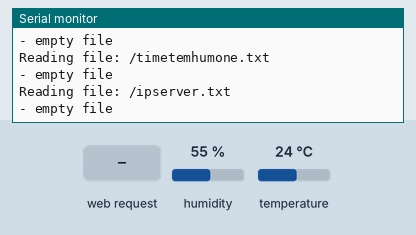
Recording of a sketch running on a simulated ESP8266 (NodeMCU). Parts: the last lines printed to the serial monitor. The inputs (shaded band) are chosen by the test bench; at power-on: humidity 55 %, temperature 24 °C. WiFi joins after 1.5 s; servers stay silent unless stated; uploads are accepted with an empty reply; storage starts empty.

Above: at 3.2 s.
3.3 s: HTTP request GET /get received
At 4.1 s:
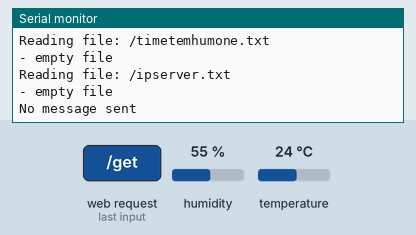
8.6 s: humidity set to 22 %
At 9.6 s:
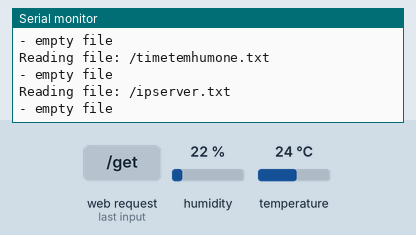
10.1 s: temperature set to 12 °C
11.6 s: humidity set to 40 %
At 12.51 s:
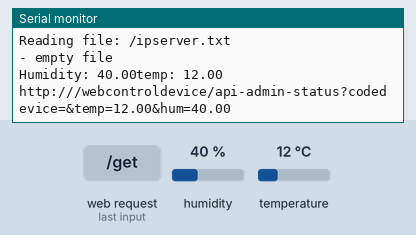

The sketch:

esp8266.ino
```cpp
#include <Arduino.h>
#include <ESP8266WiFi.h>
#include <WiFiClient.h>
#include <ESP8266HTTPClient.h>
#include <ESPAsyncTCP.h>
#include <Hash.h>
#include <FS.h>
#include <ESPAsyncWebServer.h>
#include <ArduinoJson.h>
#include <DHT.h>

AsyncWebServer server(80);

char* ssid = "Duys";
char* password = "12345678";

#define DHTPIN 5

#define DHTTYPE  DHT11

DHT dht(DHTPIN, DHTTYPE);

const char* PARAM_Ssid = "ssid";
const char* PARAM_Pass = "pass";
const char* PARAM_Ipserver = "ipserver";

const char* PARAM_temhum1 = "temhum1";
const char* PARAM_codetemhum1 = "codetemhum1";
const char* PARAM_timetemhum1 = "timetemhum1";


const char index_html[] PROGMEM = R"rawliteral(
<!doctype html>
<html lang="en">
  <head>
    <title>Title</title>
    <!-- Required meta tags -->
    <meta charset="utf-8">
    <meta name="viewport" content="width=device-width, initial-scale=1, shrink-to-fit=no">
    <link rel="stylesheet" href="https://stackpath.bootstrapcdn.com/bootstrap/4.3.1/css/bootstrap.min.css">
    <style>
        .wifisettings, .linkserversettings {
            border: 1px #b1b1e9 solid;
            /* padding: 7px; */
            border-radius: 6px;
        }
    </style>
  </head>
  <body>
      <div class="jumbotron jumbotron-fluid">
            <div class="container">
                <h1 class="display-5 text-center">device control settings</h1>
                <div class="row">
                    <div class="wifisettings col-xs-3 col-sm-4 col-md-4 col-lg-4 col-xl-4 m-3">
                        <p class="lead">Wifi settings:</p>
                        <form class="form-group text-center" action="/get" target="hidden-form">
                            <input type="text" name="ssid" id="ssid" class="form-control" placeholder="ssid" value =%ssid%>
                            <br>
                            <input type="text" name="pass" id="pass" class="form-control" placeholder="password" value =%pass%>
                            <input type="submit" value ="submit" class="btn btn-outline-primary mt-2" onclick="submitMessage()">
                        </form>
                    </div>
                    <div class="linkserversettings col-xs-6 col-sm-6 col-md-6 col-lg-7 col-xl-7 m-3">
                        <p class="lead">IP server:</p>
                        <form class="form-group text-center" action="/get" target="hidden-form">
                            <input type="text" name="ipserver" id="ipserver" class="form-control" placeholder="ip server" value =%ipserver%>
                            <input type="submit" value ="submit" class="btn btn-outline-primary mt-2" onclick="submitMessage()">
                        </form>
                    </div>
                </div>
              <hr class="my-2">
              <p class="lead">port device Temp&Hum settings:</p>
                <div class="settingdevice">
                    <div class="table-responsive">
                        <table class="table table-bordered">
                            <thead>
                                <tr>
                                    <th>Port</th>
                                    <th>name device</th>
                                    <th>code device</th>
                                    <th>sample scan time</th>
                                    <th>action</th>
                                </tr>
                            </thead>
                            <tbody>
                                <tr>
                                   <td>port 1</td>
                                    <form action="/get" target="hidden-form">
                                        <td><input type="text" name="temhum1" id="temhum1" class="form-control" value =%temhum1%></td>
                                        <td><input type="text" name="codetemhum1" id="codetemhum1" class="form-control" value =%codetemhum1%></td>
                                        <td>
                                            <select class="form-control" id="timetemhum1" name="timetemhum1">
                                                <option value="300000">5 minutes</option>
                                                <option value="600000">10 minutes</option>
                                                <option value="900000">15 minutes</option>
                                            </select>
                                        </td>
                                        <td><input type="submit" value="submit" class="btn btn-outline-primary" onclick="submitMessage()"></td>
                                   </form>
                                </tr>
                            </tbody>
                        </table>
                    </div>
                </div>
          </div>
      </div>
      <iframe style="display:none" name="hidden-form"></iframe>
    <script src="https://code.jquery.com/jquery-3.3.1.slim.min.js"></script>
    <script src="https://cdnjs.cloudflare.com/ajax/libs/popper.js/1.14.7/umd/popper.min.js"></script>
    <script src="https://stackpath.bootstrapcdn.com/bootstrap/4.3.1/js/bootstrap.min.js"></script>
    <script>
      function submitMessage() {
        setTimeout(function(){ document.location.reload(false); }, 500);
      }
      document.getElementById('timetemhum1').value = %timetemhum1%
    </script>
  </body>
</html>)rawliteral";

void notFound(AsyncWebServerRequest *request) {
  request->send(404, "text/plain", "Not found");
}

String readFile(fs::FS &fs, const char * path){
  Serial.printf("Reading file: %s\r\n", path);
  File file = fs.open(path, "r");
  if(!file){
    Serial.println("- empty file");
    return String();
  }
  if(file.isDirectory()){
    Serial.println("failed to open file");
    return String();
  }
  Serial.println("- read from file:");
  String fileContent;
  while(file.available()){
    fileContent+=String((char)file.read());
  }
  file.close();
  Serial.println(fileContent);
  return fileContent;
}

void writeFile(fs::FS &fs, const char * path, const char * message){
  Serial.printf("Writing file: %s\r\n", path);
  File file = fs.open(path, "w");
  if(!file){
    Serial.println("- failed to open file for writing");
    return;
  }
  if(file.print(message)){
    Serial.println("- file written");
  } else {
    Serial.println("- write failed");
  }
  file.close();
}

// Replaces placeholder with stored values
String processor(const String& var){
  //Serial.println(var);
  if(var == "ssid"){
    return readFile(SPIFFS, "/ssid.txt");
  }
  else if(var == "pass"){
    return readFile(SPIFFS, "/pass.txt");
  }
  else if(var == "ipserver"){
    return readFile(SPIFFS, "/ipserver.txt");
  }
  else if(var == "temhum1"){
    return readFile(SPIFFS, "/temhumone.txt");
  }
  else if(var == "codetemhum1"){
    return readFile(SPIFFS, "/codetemhumone.txt");
  }
  else if(var == "timetemhum1"){
    return readFile(SPIFFS, "/timetemhumone.txt");
  }
  return String();
}
void setup() {
  Serial.begin(115200);


  // Initialize SPIFFS
    if(!SPIFFS.begin()){
      Serial.println("An Error has occurred while mounting SPIFFS");
      return;
    }

  if(readFile(SPIFFS, "/ssid.txt") == String()||(readFile(SPIFFS, "/pass.txt"))==String()){
      writeFile(SPIFFS, "/ssid.txt", ssid);
      writeFile(SPIFFS, "/pass.txt", password);
  }

  WiFi.mode(WIFI_STA);

  String ssids = readFile(SPIFFS, "/ssid.txt");
  Serial.println("doc: "+ssids);

  String passs = readFile(SPIFFS, "/pass.txt");
  Serial.println("doc: "+passs);


  WiFi.begin(ssids.c_str(), passs.c_str());
  while (WiFi.status() != WL_CONNECTED) {
      Serial.println("connectting...");
      delay(1000);
  }
  Serial.println();
  Serial.print("IP Address: ");
  Serial.println(WiFi.localIP());

  // Send web page with input fields to client
  server.on("/", HTTP_GET, [](AsyncWebServerRequest *request){
    request->send_P(200, "text/html", index_html, processor);
  });

  // Send a GET request to <ESP_IP>/get?inputString=<inputMessage>
  server.on("/get", HTTP_GET, [] (AsyncWebServerRequest *request) {
    String inputMessage;
    String inputMessage2;
    String inputMessage3;

    if (request->hasParam(PARAM_Ssid) && request->hasParam(PARAM_Pass)) {
      inputMessage = request->getParam(PARAM_Ssid)->value();
      inputMessage2 = request->getParam(PARAM_Pass)->value();
      writeFile(SPIFFS, "/ssid.txt", inputMessage.c_str());
      writeFile(SPIFFS, "/pass.txt", inputMessage2.c_str());
    }
    else if (request->hasParam(PARAM_Ipserver)) {
      inputMessage = request->getParam(PARAM_Ipserver)->value();
      writeFile(SPIFFS, "/ipserver.txt", inputMessage.c_str());
    }
    else if (request->hasParam(PARAM_temhum1) && request->hasParam(PARAM_codetemhum1) && request->hasParam(PARAM_timetemhum1)) {
      inputMessage = request->getParam(PARAM_temhum1)->value();
      inputMessage2 = request->getParam(PARAM_codetemhum1)->value();
      inputMessage3 = request->getParam(PARAM_timetemhum1)->value();

      writeFile(SPIFFS, "/temhumone.txt", inputMessage.c_str());
      writeFile(SPIFFS, "/codetemhumone.txt", inputMessage2.c_str());
      writeFile(SPIFFS, "/timetemhumone.txt", inputMessage3.c_str());
    }

    else {
      inputMessage = "No message sent";
    }
    Serial.println(inputMessage);
    request->send(200, "text/text", inputMessage);
  });
  server.onNotFound(notFound);

  dht.begin();
  server.begin();

}

void loop() {
        WiFiClient clients;
        HTTPClient http;
       String codetemhum1 = readFile(SPIFFS, "/codetemhumone.txt");
       String timetemhum1 = readFile(SPIFFS, "/timetemhumone.txt");
       String ip = readFile(SPIFFS, "/ipserver.txt");
        delay(5000);

        float hum = dht.readHumidity();
        float temp = dht.readTemperature();
        float f = dht.readTemperature(true);

        if (isnan(hum) || isnan(temp) || isnan(f)) {
          Serial.println(F("Failed to read from DHT sensor!"));
          return;
        }

       Serial.print("Humidity: ");
       Serial.print(hum);
       Serial.print("temp: ");
       Serial.print(temp);

        Serial.println(codetemhum1);
        String url = "http://"+ip+"/webcontroldevice/api-admin-status?codedevice=" + codetemhum1 + "&temp=" + String(temp)+ "&hum=" + String(hum);
        Serial.println(url);
        http.begin(clients,url);

        int httpCode = http.GET();
        if (httpCode > 0)
        {
          String payload = http.getString();
          Serial.println(payload);
        }
        http.end();
        delay(timetemhum1.toInt());

}
```

Measured:
- after the input at 3.3 s, the serial monitor: prints a new line at once (image 1)
- after the input at 11.6 s, the serial monitor: prints a new line after 0.75 s (image 3)
